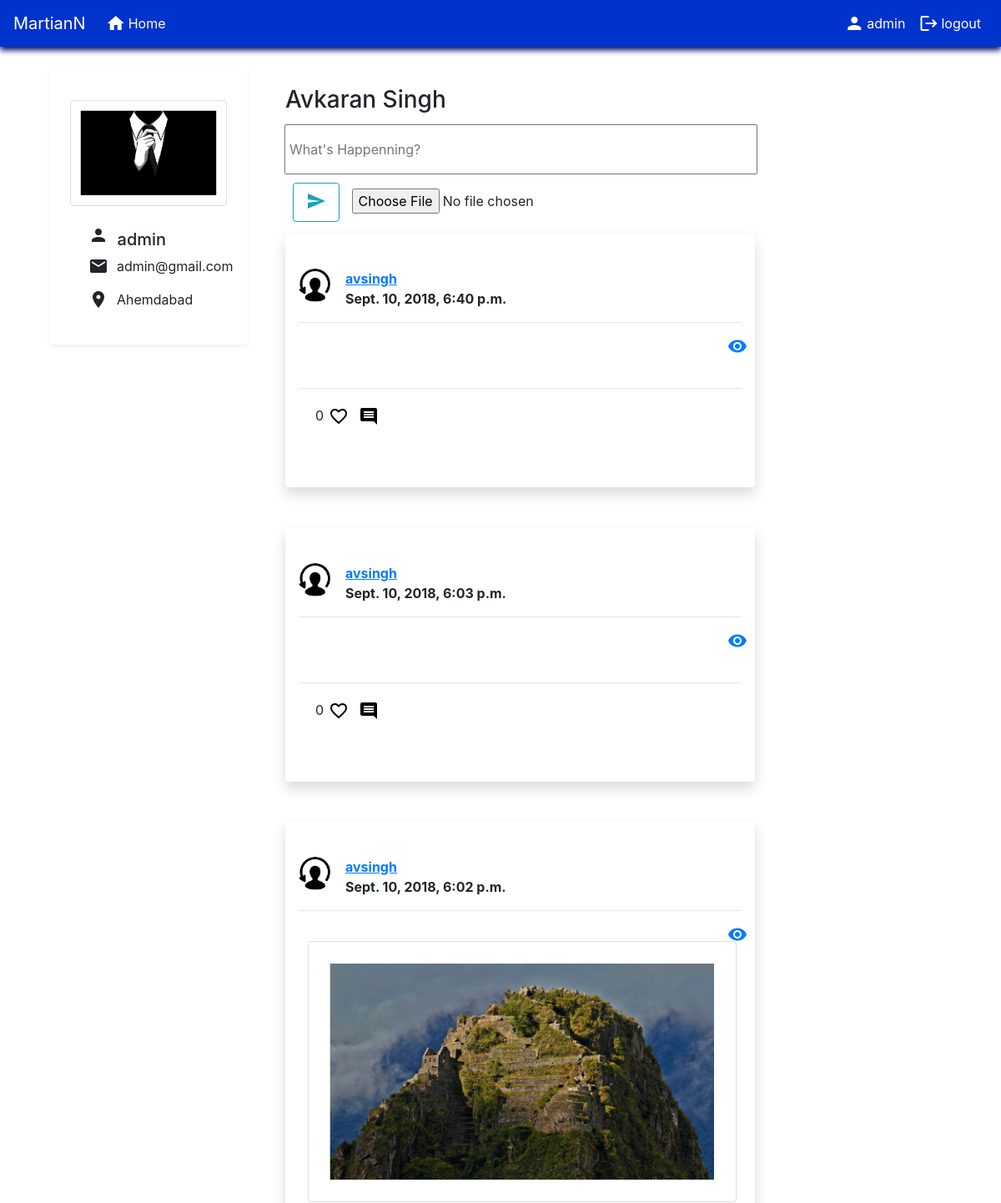
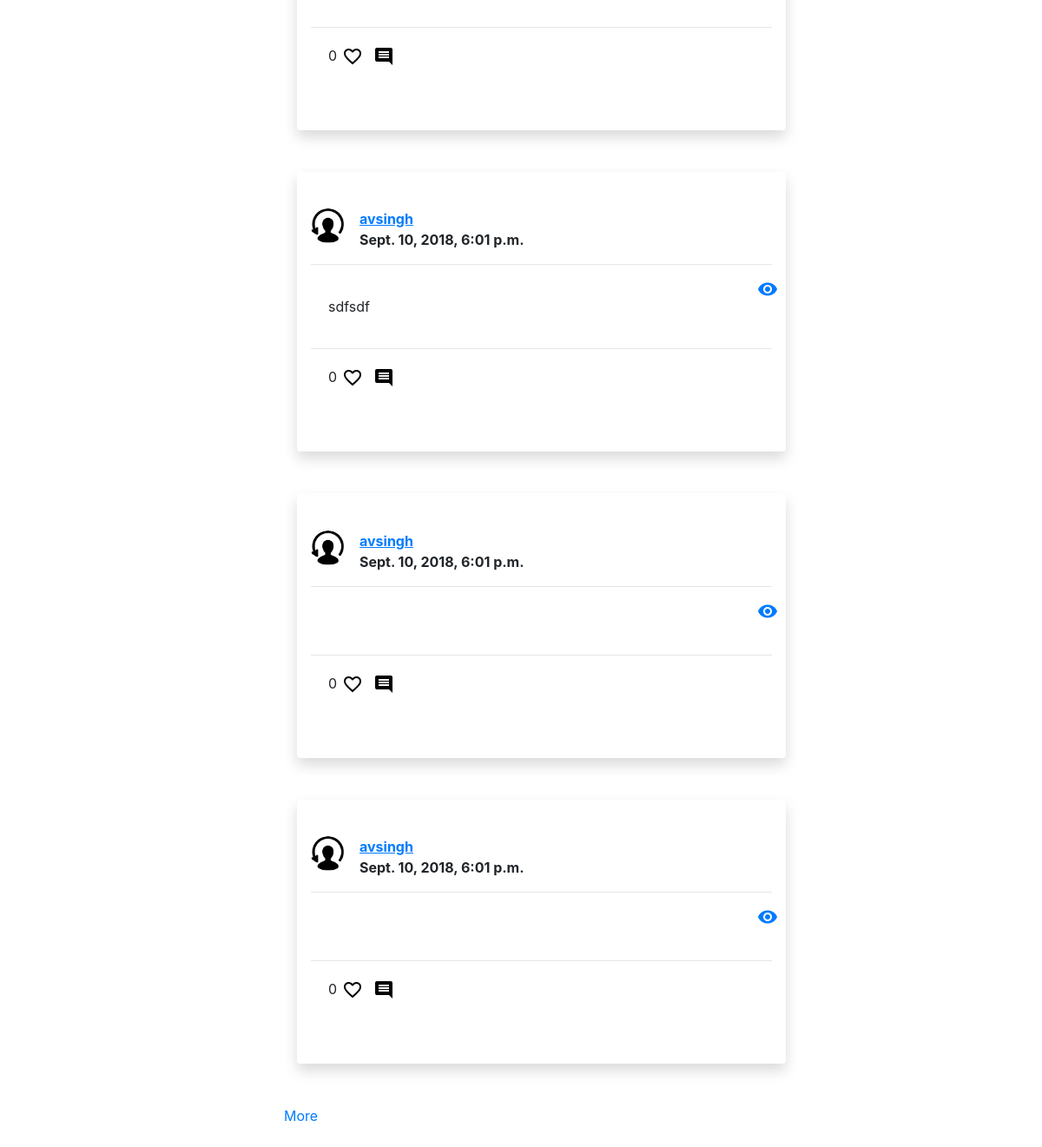
The page /Myprofile/?page=2 (signed in) on the database its author committed (2 pictures, top to bottom).
### accounts/models.py (models this page shows)
class UserProfile(models.Model):
    user = models.OneToOneField(User, on_delete=models.CASCADE)
    profile_pic = models.FileField(upload_to='upload_location',   default='/media/profile.png')
    description = models.CharField(max_length=100, default='',null=True)
    city = models.CharField(max_length=100,default='',null=True)
    dob = models.DateField(("DOB"), default=datetime.date.today)
    mobile = models.IntegerField(default=0)

### Myprofile/models.py (models this page shows)
class Post(models.Model):
    user = models.ForeignKey(User, on_delete=models.CASCADE)
    image = models.FileField(upload_to='upload_location',
            null=True,
            blank=True,)
    height_field = models.IntegerField(default=0, null=True)
    width_field = models.IntegerField(default=0, null = True)
    post =  models.TextField(null=True,blank=True)
    likee = models.IntegerField(default=0)
    date = models.DateTimeField(default=datetime.now,blank=True)

### Myprofile/views.py (the view)
def HomeView (request):
    template_name = 'home/home.html'
    userinfo = UserProfile.objects.all().filter(user=request.user)
    print(userinfo[0])
    if request.user.is_authenticated:
        if request.method == 'POST':
            form = HomeForm(request.POST, request.FILES)
            postcommenting = PostsData(request.POST)
            if form.is_valid():
                post =  form.save(commit=False)
                if form.cleaned_data["image"] is None and form.cleaned_data["post"]=='':
                    return HttpResponseRedirect(request.META.get('HTTP_REFERER'))
                post.user = request.user
                post.save()
                print(post.image)
                form = HomeForm()
                return redirect('/Myprofile')
            args = {'form': form, 'postcommenting':postcommenting}
            return render(request, template_name, args)
        else:
            form = HomeForm()
            postcommenting = PostsData()
            posts = Post.objects.all()
            comments = Comments.objects.all()
            likepost = Like.objects.all().filter(user=request.user)
            like = []
            for i in likepost:
                if i.post in posts:
                    like.append(get_object_or_404(Post,pk=i.post.id))
                    print("hh bhai")
                else:
                    print("nhi hh bro")
            print(like)
            posts=posts[::-1]
            page = request.GET.get('page', 1)
            paginator = Paginator(posts, 6)
            try:
                posts = paginator.page(page)
            except PageNotAnInteger:
                posts = paginator.page(1)
            except EmptyPage:
                posts = paginator.page(paginator.num_pages)
            print(userinfo)
            args =  {'form':form,'postcommenting':postcommenting,'posts':posts, 'comments':comments, 'userinfo':userinfo[0],'like':like}
            return render(request, template_name,args)
    else:
        return redirect('/')

### Myprofile/forms.py
class HomeForm(forms.ModelForm):
    class Meta:
        model = Post
        fields = ('post','image',)

class PostsData(forms.ModelForm):
    comment = forms.CharField()
    class Meta:
        model = Comments
        fields = ('comment',)

### Myprofile/templates/home/home.html (shortened to what this page needs)
{% extends 'base.html' %}
{% block content %}
    <div class="row" style="margin:2%;">
        <div class="container  col col-sm-3  " >
                <div class="shadow-sm p-3 mb-5 bg-white rounded" style="margin-left:20px;">
                <div class="media row" >
                        <img class="mr-3" style="width:80%;
                        border: 1px solid #ddd;
                        border-radius: 4px;
                        padding: 5px;
                        opacity:1;
                        padding:5%; margin:10%;display:inline;" src="{{ MEDIA_URL }}{{userinfo.profile_pic}}" >
                </div>
                <div class="row center-align"  style="margin-left:15%;  width:100%;">
                    <h5><i class="material-icons">person</i>&nbsp;&nbsp;{{request.user.username}}</h5>
                </div>
                <div class="row center-align" style="margin-left:15%;  width:100%;">
                   <i class="material-icons" style="margin-bottom:10px;margin-right:10px;">email</i><p>{{request.user.email}}</p>
                </div>
                <div class="row center-align" style="margin-left:15%;  width:100%;">
                      <p>  <i class="material-icons" style="margin-bottom:10px;margin-right:10px;">location_on
                        </i><p>{{userinfo.city}}</p></p>
                </div>
            </div>
        </div>
        <div class="col col-sm-9" style="margin-top:2%;">
            <div class="container" >
            <h3>Avkaran Singh</h3>
                    <div class="row">
                            <form style="width:69%; padding:4px; margin-left:10px;" enctype="multipart/form-data" action="{% url 'Myprofile' %}" method="POST">
                                <input style="width:100%;height:60px; padding:4px;" value="" placeholder="What's Happenning?" type="text" name="post" id="id_post">
                                <button   class="btn btn-outline-info" type="submit"  style="margin:10px;" name="action">
                                        <i class="material-icons " style="margin:3px;">send</i>
                                </button>
                                <input type="file" name="image" id="id_image" size="60">
                            </form>
                    </div>
            </div>
            <div class="infinite-container">
                {% for post in posts %}
                    <div class="infinite-item container post_detail "  >
                        <div class="shadow p-3 mb-5 bg-white rounded" style="width:70%;">
                            <div class="media  user_info" style="margin-top:5%;">
                                    <img class="mr-3" style="width:40px; border-radius: 50%;" >
                                    <b><a href="{{posts.user.username}}"><u>{{post.user.username}}</u></a><br/>{{post.date}}</b>
                            </div>
                            <hr/>
                            <div class="row ">
                                <div class="col-sm-11">
                                        <p style="margin:20px; padding:0px;">
                                                {{post.post}}
                                                {% if post.image %}
                                                    <div class="media row" >
                                                        <img class="mr-3" style="width:100%;
                                                        border: 1px solid #ddd;
                                                        border-radius: 4px;
                                                        padding: 5px;
                                                        opacity:1;
                                                        padding:5%; margin-left:5%;display:inline;" src="{{ MEDIA_URL }}{{post.image}}" >
                                                    </div>
                                                    {% endif %}
                                         </p>
                                </div>
                                <div class="col-sm-1">
                                        <p>
                                                <a href="{% url 'viewpost' post.id%}" ><i class="material-icons ">visibility</i></a>
                                        </p>
                                </div>
                            </div>
                            <hr/>
                            <div class="row" style="margin:20px; padding:0px;">
                                    <p style="font-size:16px;">{{post.likee}}</p>
                                            <form id="likes" action="{% url 'likepost' post.id %}" method="POST">
                                                    {% if not post in like %}
                                                    <button type="submit" name="post_id" value="{{posts.likee}}" style="background:#fff; border:#fff;">
                                                        <i class="material-icons ">favorite_border</i>
                                                    </button>
                                                    {% else %}
                                                    <button type="submit" name="post_id" value="{{posts.likee}}" style="background:#fff; border:#fff;">
                                                        <i class="material-icons text-danger" style="font-size:26px;">favorite</i>
                                                    </button>
                                                    {%endif%}
                                            </form>
                                    <div style="margin-bottom:30px; margin-left:px;">
                                        <button type="submit" data-toggle="collapse" data-target="#demo" name="post_id" value="{{posts.likee}}" style="cursor:pointer;background:#fff; border:#fff;">
                                            <i class="material-icons " >
                                            </i>
                                        </button>
                                    </div>
                            </div>
                        </div>
                    </div>
                {% endfor %}
            </div>
              {% if posts.has_next %}
                <a class="infinite-more-link" href="?page={{ posts.next_page_number }}">More</a>
              {% endif %}
        </div>
    </div>
{% endblock %}

### accounts/templates/base.html (shortened to what this page needs)
<!doctype html>
<html lang="en">
  <head>
    <link rel="stylesheet" href="https://stackpath.bootstrapcdn.com/bootstrap/4.1.3/css/bootstrap.min.css">
      <nav class="navbar navbar-expand-lg ">
          <a class="navbar-brand navi" href="#">MartianN</a>
          <div class="collapse navbar-collapse" id="navbarNav">
            <ul class="navbar-nav mr-auto">
                <li class="nav-item">
                    <a class="nav-link navi"  href="/"><i class="material-icons" style="margin-right:3px;margin-bottom:0px;">home</i>Home</a>
              </li>
            </ul>
             <ul class="nav navbar-nav navbar-right">
               {% if request.user.is_authenticated %}
                <li class="nav-item">
                  <a class="nav-link navi" href="/Myprofile"><i class="material-icons" style="margin-right:3px;margin-bottom:0px;">person</i> {{request.user}}</a>
                </li>
                <li class="nav-item">
                    <a class="nav-link navi" href="/logout"><i class="material-icons" style="margin-right:3px;margin-bottom:0px;">logout</i></span> logout</a>
                  </li>
                 {% endif%}
            </ul>
          </div>
        </nav>
  </head>
  <body>
    {% block content %}
    {% endblock %}
    {% load static %}
  </body>
</html>

### accounts/templates/base.html (style rules this page uses)
.navbar { background:#0033CC; box-shadow: 0px 4px 7px #000066, 0px 1px 20px 1px #fff; width:100%; }
.navi { color: #fff; font-weight:400; display:inline-flex; }

### rows shown on the page
UserProfile: profile_pic (picture), city "Ahemdabad"
Post: user.username "avsingh", date "Sept. 10, 2018, 6:40 p.m.", likee "0"
Post: user.username "avsingh", date "Sept. 10, 2018, 6:03 p.m.", likee "0"
Post: user.username "avsingh", date "Sept. 10, 2018, 6:02 p.m.", likee "0"
Post: user.username "avsingh", date "Sept. 10, 2018, 6:01 p.m.", post "sdfsdf", likee "0"
Post: user.username "avsingh", date "Sept. 10, 2018, 6:01 p.m.", likee "0"
Post: user.username "avsingh", date "Sept. 10, 2018, 6:01 p.m.", likee "0"

### other values the page prints
{{ request.user }} "admin"
{{ request.user.username }} "admin"
{{ request.user.email }} "admin@gmail.com"
